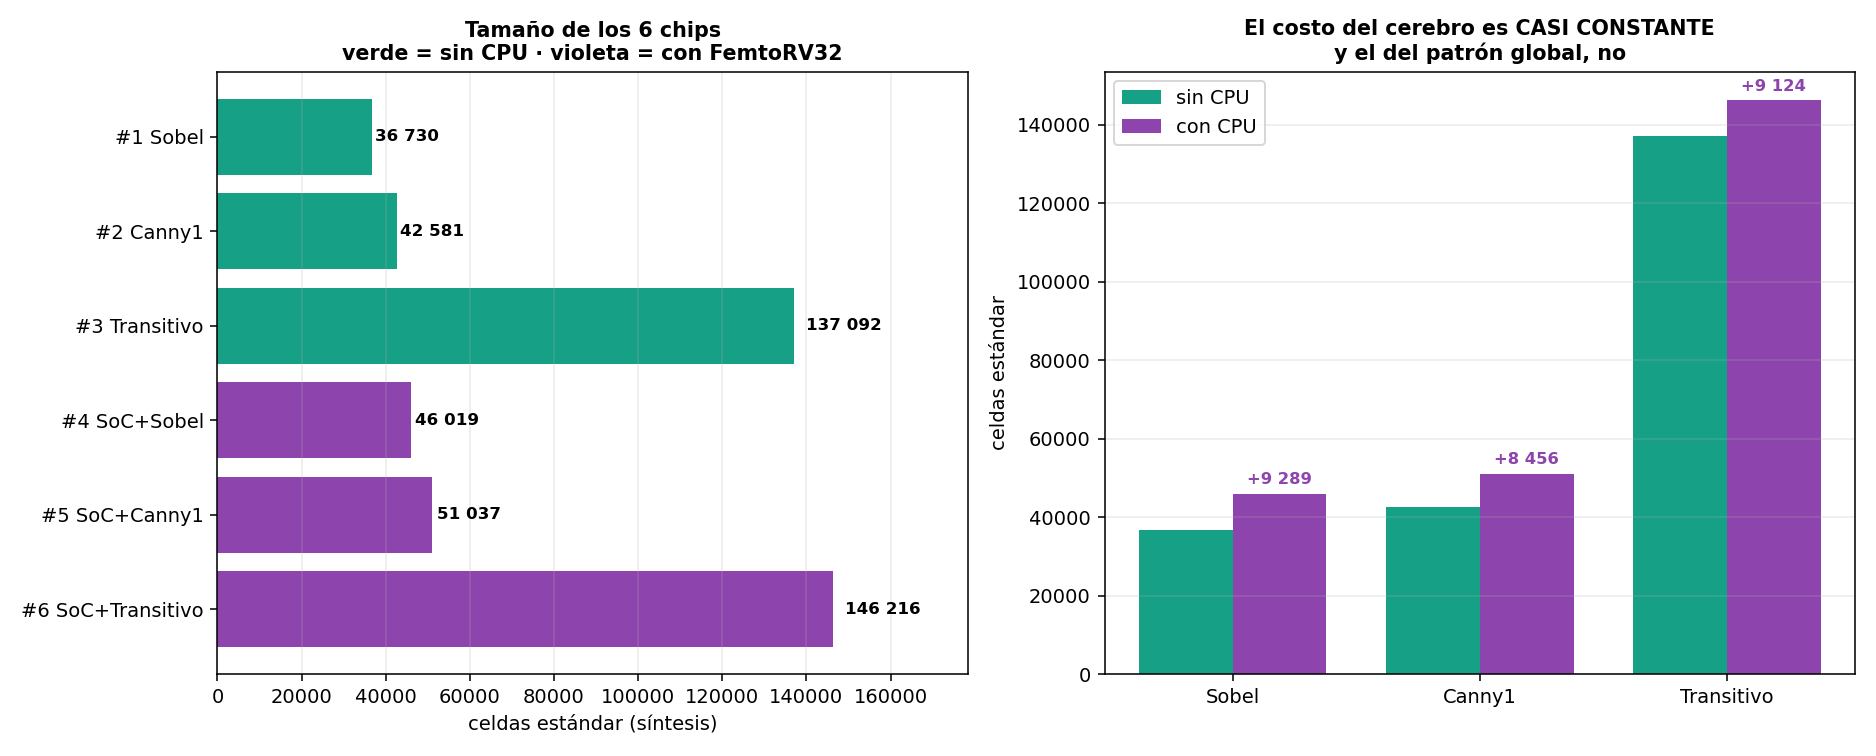

This figure's Python source:
#!/usr/bin/env python3
# tabla_6_chips.py — la TABLA MAESTRA de la cadena completa (seccion 5.4 de la tesis).
#
#   Junta en un solo lugar los datos de los 6 chips que hasta ahora vivian repartidos
#   entre las Partes 157-165 del cuaderno. Los 4 que conservan su `metrics.csv` se leen
#   del archivo -son datos del flujo, no transcritos-; los 2 primeros se archivaron sin
#   reports, asi que sus numeros vienen de la ficha del cuaderno y quedan MARCADOS como
#   tales. Esa distincion importa: en una tabla de tesis hay que poder decir de donde
#   sale cada numero.
#
#   Uso:  python3 tabla_6_chips.py            imprime la tabla en markdown
#         python3 tabla_6_chips.py --fig      ademas dibuja la figura comparativa
import csv, os, sys

PLANOS = "/Users/vic/utm-share/planos_asic_completo/ASIC_planos"

# nombre : (etiqueta, ruta del metrics.csv o None, filtro, con_cpu)
CHIPS = [
    ("sobel_completo",      "#1 Sobel",            None, "Sobel",      False),
    ("canny1_completo",     "#2 Canny1",           None, "Canny1",     False),
    ("trans_completo",      "#3 Transitivo",       f"{PLANOS}/trans_completo/final/reports/metrics.csv",      "Transitivo", False),
    ("soc_sobel_completo",  "#4 SoC+Sobel",        f"{PLANOS}/soc_sobel_completo/final/reports/metrics.csv",  "Sobel",      True),
    ("soc_canny1_completo", "#5 SoC+Canny1",       f"{PLANOS}/soc_canny1_completo/reports/metrics.csv",       "Canny1",     True),
    ("soc_trans_completo",  "#6 SoC+Transitivo",   f"{PLANOS}/soc_trans_completo/reports/metrics.csv",        "Transitivo", True),
]

# Fichas del cuaderno para los dos que se archivaron sin reports (P158 y P159).
FICHA = {
    # OJO: la ficha de estos dos reporta el WNS NOMINAL (0.0 ns, sin violaciones). NO hay dato
    # de spef_wns -el setup ya con parasitos extraidos-, que es la columna que hunde a los dos
    # transitivos. Se deja en None y la tabla lo dice, en vez de suponer que cierran.
    "sobel_completo":  dict(area=2.447, celdas=36730, cp=20.0, power=80.0, drc=0, lvs=0, spef=None, fuente="ficha P158"),
    "canny1_completo": dict(area=2.90,  celdas=42581, cp=20.0, power=92.0, drc=0, lvs=0, spef=None, fuente="ficha P159"),
}

def leer(nombre, ruta):
    if ruta is None or not os.path.exists(ruta):
        d = dict(FICHA[nombre]); d["medido"] = False
        return d
    r = list(csv.DictReader(open(ruta)))[-1]
    f = lambda k, d=0.0: float(r[k]) if r.get(k) not in (None, "", "-1") else d
    return dict(area=f("DIEAREA_mm^2"), celdas=int(f("synth_cell_count")),
                cp=f("CLOCK_PERIOD"), power=None,
                drc=int(f("Magic_violations")), lvs=int(f("lvs_total_errors")),
                route=int(f("tritonRoute_violations")),
                spef=f("spef_wns"), spef_tns=f("spef_tns"),
                sugerido=f("suggested_clock_period"),
                antenas=int(f("pin_antenna_violations")) + int(f("net_antenna_violations")),
                cable=int(f("wire_length")), medido=True, fuente=os.path.basename(os.path.dirname(ruta)))

def main():
    datos = [(n, e, leer(n, p), fil, cpu) for n, e, p, fil, cpu in CHIPS]

    print("| # | Chip | Filtro | CPU | Área (mm²) | Celdas | Reloj signoff | Setup c/parásitos | DRC | LVS | XOR | Estado |")
    print("|---|---|---|:-:|---:|---:|---:|---:|:-:|:-:|:-:|---|")
    for n, etq, d, fil, cpu in datos:
        mhz = 1000.0 / d["cp"]
        spef = d.get("spef")
        if spef is None:
            tim, estado = "sin dato ᵇ", "WNS nominal 0.0 ✅ (sin extracción)"
        elif spef >= 0:
            tim, estado = f"**{spef:+.2f} ns** ✅", "**cierra** ✅"
        else:
            sug = d.get("sugerido", 0.0)
            tim = f"**{spef:.2f} ns** ⚠️"
            estado = f"GDS firmado, timing NO cierra (pediría {sug:.1f} ns = {1000/sug:.1f} MHz)"
        marca = "" if d["medido"] else " ᵃ"
        print(f"| {etq.split()[0]} | `{n}`{marca} | {fil} | {'✅' if cpu else '—'} | "
              f"{d['area']:.2f} | {d['celdas']:,} | {d['cp']:.0f} ns ({mhz:.1f} MHz) | {tim} | "
              f"{d['drc']} | {d['lvs']} | 0 | {estado} |".replace(",", " "))

    print("\nᵃ archivado sin `reports/`: los números salen de la ficha del cuaderno, no de un `metrics.csv`.")
    print("ᵇ su ficha reporta el **WNS nominal** (0.0 ns, sin violaciones); no quedó registrado el `spef_wns`,")
    print("  o sea el setup ya con parásitos extraídos — que es justo la columna que hunde a los dos transitivos.")
    print("  Se deja en blanco en vez de suponer que cierran.\n")

    # --- las tres lecturas que la tabla habilita ---
    dd = {n: d for n, e, d, f, c in datos}
    print("**El costo del cerebro** (mismo filtro, con y sin CPU):\n")
    print("| Filtro | sin CPU | con CPU | Δ celdas | Δ % |")
    print("|---|---:|---:|---:|---:|")
    for fil, sin, con in [("Sobel", "sobel_completo", "soc_sobel_completo"),
                          ("Canny1", "canny1_completo", "soc_canny1_completo"),
                          ("Transitivo", "trans_completo", "soc_trans_completo")]:
        a, b = dd[sin]["celdas"], dd[con]["celdas"]
        print(f"| {fil} | {a:,} | {b:,} | +{b-a:,} | +{100*(b-a)/a:.1f} % |".replace(",", " "))

    print("\n**El costo de la histéresis** (mismo tipo, distinto alcance del patrón):\n")
    print("| Alcance | sin CPU | con CPU |")
    print("|---|---:|---:|")
    for etq, sin, con in [("local (Sobel)", "sobel_completo", "soc_sobel_completo"),
                          ("local+1 (Canny1)", "canny1_completo", "soc_canny1_completo"),
                          ("global (transitivo)", "trans_completo", "soc_trans_completo")]:
        print(f"| {etq} | {dd[sin]['celdas']:,} | {dd[con]['celdas']:,} |".replace(",", " "))

    tot = sum(d["celdas"] for n, e, d, f, c in datos)
    ok  = sum(1 for n, e, d, f, c in datos if (d.get("spef") or 0) >= 0 and d.get("spef") is not None)
    sd  = sum(1 for n, e, d, f, c in datos if d.get("spef") is None)
    print(f"\n**Resumen:** {len(datos)} chips · {tot:,} celdas en total · ".replace(",", " ") +
          f"**{len(datos)}/{len(datos)} con DRC = LVS = XOR = 0** · {ok}/{len(datos)} cierran timing con parásitos, "
          f"{sd} sin ese dato, {len(datos)-ok-sd} no cierran.")

    if "--fig" in sys.argv:
        import matplotlib; matplotlib.use("Agg")
        import matplotlib.pyplot as plt
        import numpy as np
        fig, (a1, a2) = plt.subplots(1, 2, figsize=(13.4, 5.4))
        etqs = [e for n, e, d, f, c in datos]
        cel  = [d["celdas"] for n, e, d, f, c in datos]
        cols = ["#16a085" if not c else "#8e44ad" for n, e, d, f, c in datos]
        a1.barh(etqs, cel, color=cols); a1.invert_yaxis()
        for i, v in enumerate(cel): a1.text(v*1.02, i, f"{v:,}".replace(",", " "), va="center", fontsize=8.6, fontweight="bold")
        a1.set_xlabel("celdas estándar (síntesis)"); a1.set_xlim(0, max(cel)*1.22)
        a1.set_title("Tamaño de los 6 chips\nverde = sin CPU · violeta = con FemtoRV32", fontsize=10.6, fontweight="bold")
        x = np.arange(3); w = 0.38
        sin = [dd[k]["celdas"] for k in ("sobel_completo", "canny1_completo", "trans_completo")]
        con = [dd[k]["celdas"] for k in ("soc_sobel_completo", "soc_canny1_completo", "soc_trans_completo")]
        a2.bar(x-w/2, sin, w, color="#16a085", label="sin CPU")
        a2.bar(x+w/2, con, w, color="#8e44ad", label="con CPU")
        for i in range(3):
            a2.annotate(f"+{con[i]-sin[i]:,}".replace(",", " "), (x[i]+w/2, con[i]),
                        textcoords="offset points", xytext=(0, 5), ha="center", fontsize=8.4, fontweight="bold", color="#8e44ad")
        a2.set_xticks(x); a2.set_xticklabels(["Sobel", "Canny1", "Transitivo"])
        a2.set_ylabel("celdas estándar"); a2.legend()
        a2.set_title("El costo del cerebro es CASI CONSTANTE\ny el del patrón global, no", fontsize=10.6, fontweight="bold")
        for a in (a1, a2): a.grid(axis="x" if a is a1 else "y", alpha=0.25)
        plt.tight_layout(); plt.savefig("tabla_6_chips.png", dpi=140)
        print("\n-> tabla_6_chips.png")

if __name__ == "__main__":
    main()
